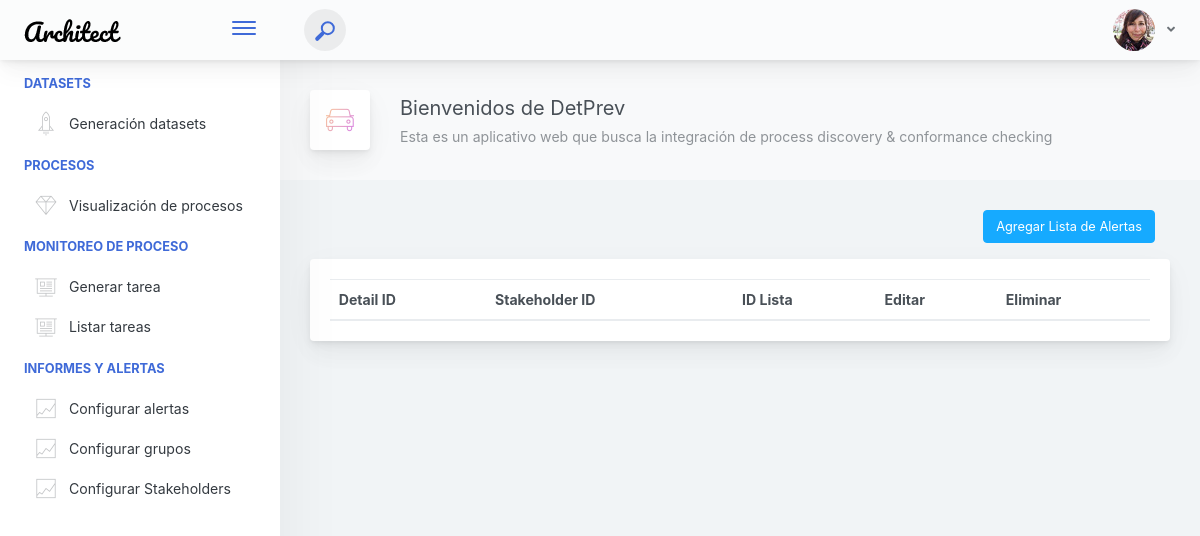
/stakeholder_list_detail/ (signed in), run on an earlier commit of the app's database.
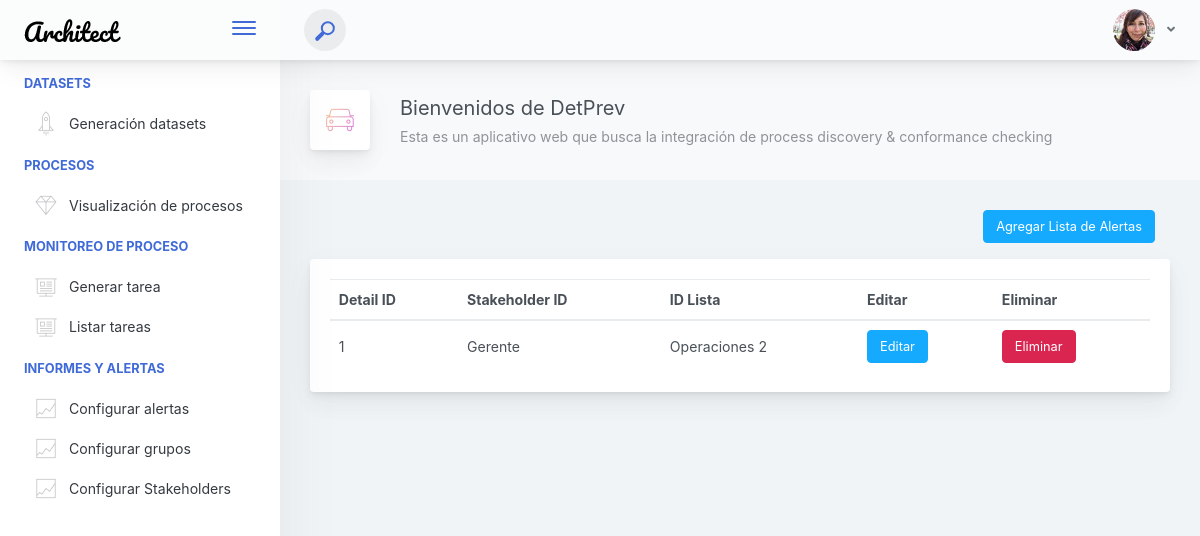
And on a later commit of the database.
### main/models.py (models this page shows, shortened)
class StakeholderListDetail(models.Model):
    list_name=models.ForeignKey(StakeholderList,on_delete=models.CASCADE)
    stakeholder_name=models.ForeignKey(Stakeholder,on_delete=models.CASCADE)

class Stakeholder(models.Model):
    name=models.CharField(max_length=50)
    email=models.EmailField()

class StakeholderList(models.Model):
    name=models.CharField(max_length=50)

### main/views.py (the view)
# urls.py: path('stakeholder_list_detail/',stakeholder_list_detail_view),
@login_required
def stakeholder_list_detail_view(request):
    if request.method == 'GET':
        stakeholder_list_detail = StakeholderListDetail.objects.all()
        context = {'stakeholder_list_detail': stakeholder_list_detail}
        return render(request, 'stakeholder_list_detail_view.html', context)

### main/templates/stakeholder_list_detail_view.html
{% extends "base.html" %}
{% load static %}
{% block content %}
<div class="col" align="right">
    <form action="/stakeholder_list_detail/create_or_update">
        <button type="submit" class="btn btn-info mb-3">Agregar Lista de Alertas</button>
    </form>
</div>
<div class="main-card mb-3 card">
    <div class="card-body">
        <table class="mb-0 table" style="overflow-x:auto;">
            <thead>
                <tr>
                    <th>Detail ID</th>
                    <th>Stakeholder ID</th>
                    <th>ID Lista</th>
                    <th>Editar</th>
                    <th>Eliminar</th>
                </tr>
            </thead>
            <tbody>
                {% for item in stakeholder_list_detail %}
                <tr>
                    <td>{{item.id}}</td>
                    <td>{{item.stakeholder_name.name}}</td>
                    <td>{{item.list_name.name}}</td>
                    <td>
                        <form action="/stakeholder_list_detail/detail/{{item.id}}" method="get"><button type="submit"
                                class="btn btn-info">Editar</button></form>
                    </td>
                    <td>
                        <form action="/stakeholder_list_detail/delete/{{item.id}}/" method="post">{% csrf_token %}
                            <button type="submit" class="btn btn-danger">Eliminar</button>
                        </form>
                    </td>
                </tr>
                {% endfor %}
            </tbody>
        </table>
    </div>
</div>
{% endblock %}

What changed in the data, as far as the page shows it:
added StakeholderListDetail: id "1", stakeholder_name.name "Gerente", list_name.name "Operaciones 2"
